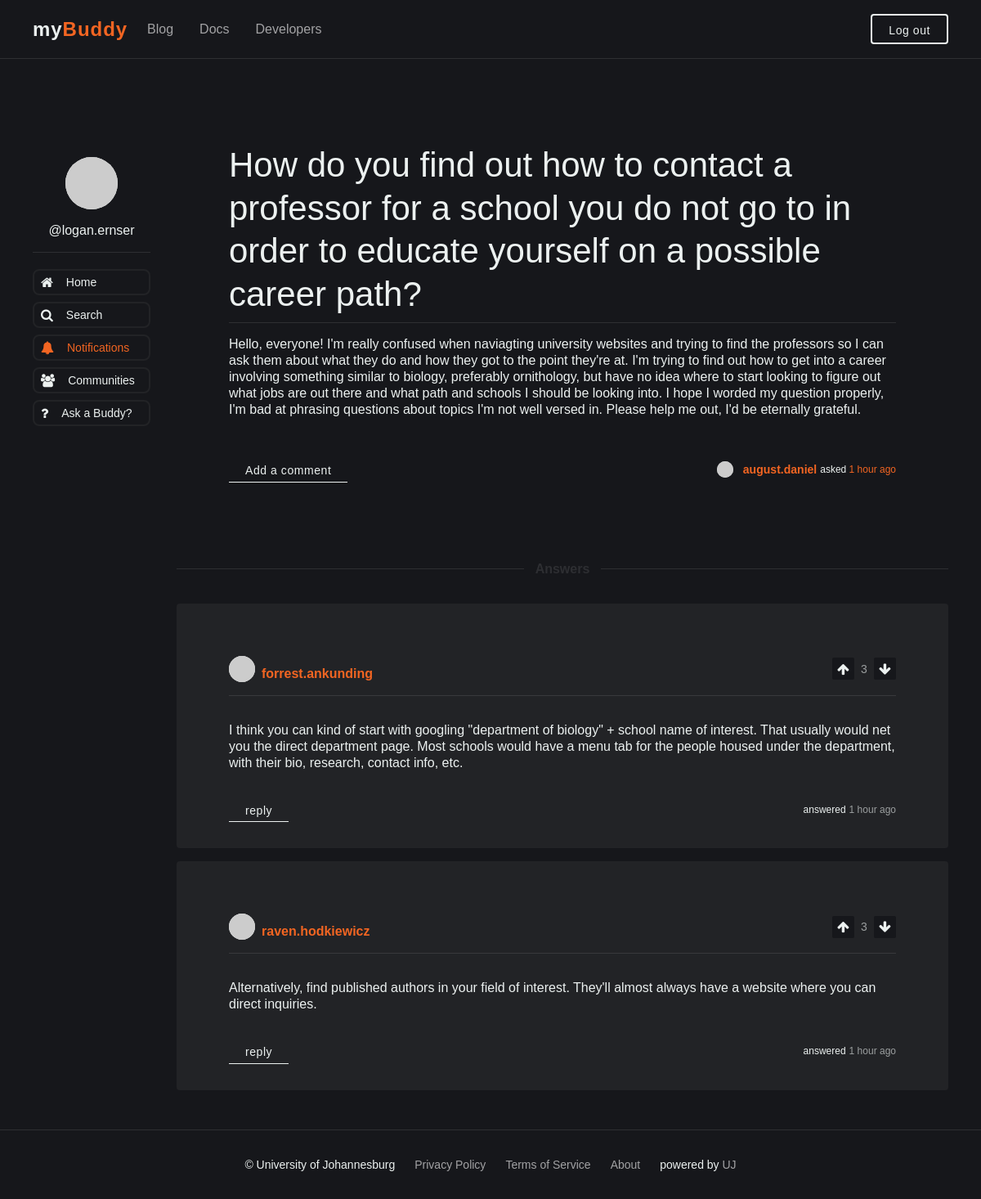
Page /post/question.php?id=15 (signed in) on the committed database.
### tables this page shows
CREATE TABLE `post` (
  `id` bigint(20) NOT NULL,
  `post_title` varchar(255) NOT NULL,
  `post_content` longtext NOT NULL,
  `post_created_date` timestamp NOT NULL DEFAULT current_timestamp(),
  `post_created_by` varchar(255) NOT NULL,
  `post_created_by_id` bigint(20) NOT NULL,
  `post_created_by_avatar` varchar(255) NOT NULL,
  `post_number_of_answers` bigint(20) DEFAULT 0,
  `post_notification_email_status` int(11) DEFAULT 0
);

CREATE TABLE `post_answer` (
  `id` bigint(20) NOT NULL,
  `post_id` bigint(20) NOT NULL,
  `post_answer_content` longtext NOT NULL,
  `post_answer_created_date` timestamp NOT NULL DEFAULT current_timestamp(),
  `post_answer_created_by` varchar(255) NOT NULL,
  `post_answer_created_by_id` varchar(255) NOT NULL,
  `post_answer_created_by_avatar` varchar(255) NOT NULL,
  `post_answer_number_of_votes` bigint(20) DEFAULT 0
);

### core/functions.php (called while the page is built)
<?php
function time_elapsed_string($datetime, $full = false) {
    $now = new DateTime;
    $ago = new DateTime($datetime);
    $diff = $now->diff($ago);
    $diff->w = floor($diff->d / 7);
    $diff->d -= $diff->w * 7;
    $string = array(
        'y' => 'year',
        'm' => 'month',
        'w' => 'week',
        'd' => 'day',
        'h' => 'hour',
        'i' => 'minute',
        's' => 'second',
    );
    foreach ($string as $k => &$v) {
        if ($diff->$k) {
            $v = $diff->$k . ' ' . $v . ($diff->$k > 1 ? 's' : '');
        } else {
            unset($string[$k]);
        }
    }
    if (!$full) $string = array_slice($string, 0, 1);
    return $string ? implode(', ', $string) . ' ago' : 'just now';
}

### post/question.php (the view, shortened to what this page needs)
<?php
    require_once "../core/init.php";
    require_once "../core/functions.php";
    if (isset($_GET['id'])) {
        $id = (string) $_GET['id'];
        $sql = "SELECT * FROM post WHERE id=?";
        $stmt = mysqli_stmt_init($connection);
        if (!mysqli_stmt_prepare($stmt, $sql)) {
            header("Location: " . ROOT_URL . "/dashboard.php?error=sqlerror");
            exit();
        } else {
            mysqli_stmt_bind_param($stmt, "s", $id);
            mysqli_stmt_execute($stmt);
            $result = mysqli_stmt_get_result($stmt);
            $post = mysqli_fetch_assoc($result);
        }
    } else {
        header("Location: " . ROOT_URL . "/dashboard.php");
        exit();
    }
    require_once "../shared/header.php";
?>
    <main class="main-wrapper">
        <section class="section_home">
            <div class="padding-global">
                <div class="container">
                    <?php require_once "../shared/navbar_left.php"?>
                    <div class="content">
                        <div class="question" id="question-<?php echo $post['id']; ?>">
                            <div class="question-content">
                                <div class="question-content-header">
                                    <div class="question-content-title">
                                        <h3 class="text-color-white heading-style-h3"><?php echo $post['post_title']; ?></h3>
                                    </div>
                                    <div class="spacing-block padding-xsmall"></div>
                                    <div class="line-divider"></div>
                                </div>
                                <div class="spacing-block padding-small"></div>
                                <div class="question-content-body">
                                    <p><?php echo $post['post_content']; ?></p>
                                </div>
                                <div class="spacing-block padding-medium"></div>
                                <div class="question-content-footer">
                                    <?php
                                        if (isset($_SESSION['user_id']) && $_SESSION['user_username'] == $post['post_created_by']) {
                                            echo '<button id="add-comment-btn" class="button is-small" onclick="toggleModal(' . "'add-answer'" . ')">Add a comment</button>';
                                            echo '<button id="add-comment-btn" class="button is-small align-left" onclick="toggleModal(' . "'update-post'" . ')">Edit post</button>';
                                        } else if (isset($_SESSION['user_id'])) {
                                            echo '<button id="add-comment-btn" class="button is-small" onclick="toggleModal(' . "'add-answer'" . ')">Add a comment</button>';
                                        } else {
                                            echo '<button id="add-comment-btn" class="button is-small" onclick="toggleModal(' . "'login'" . ')">Add a comment</button>';
                                        }
                                    ?>
                                    <div class="user-card">
                                        <div class="user-card-profile-pic">
                                            <img src="<?php echo $post['post_created_by_avatar']; ?>" loading="lazy" alt>
                                        </div>
                                        <div class="user-card-info">
                                            <div class="user-card-link">
                                                <h3 class="text-weight-bold"><a href="#" class="text-color-uj"><?php echo $post['post_created_by']; ?></a></h3>
                                            </div>
                                        </div>
                                        <time class="user-card-time">
                                            asked
                                            <span class="relative-time text-color-uj"><?php echo time_elapsed_string($post['post_created_date']); ?></span>
                                        </time>
                                    </div>
                                </div>
                            </div>
                        </div>
                        <div class="spacing-block padding-medium"></div>
                        <div class="line-separator-wrapper">
                            <div class="line-divider"></div>
                            <h4 class="line-separator">Answers</h4>
                            <div class="line-divider"></div>
                        </div>
                        <div class="spacing-block padding-medium"></div>
                        <?php
                            $post_id = $_GET['id'];
                            $sql = "SELECT * FROM post_answer WHERE post_id=$post_id ORDER BY post_answer_number_of_votes DESC";
                            $post_answers = mysqli_query($connection, $sql);
                            if (mysqli_num_rows($post_answers) == 0) {
                        ?>
                        <p class="text-align-center text-muted text-size-small">0 answers</p>
                        <div class="spacing-block padding-medium"></div>
                        <div class="spacing-block padding-medium"></div>
                        <?php
                            } else {
                        ?>
                        <ul class="answers">
                            <?php foreach($post_answers as $post_answer) { ?>
                            <li class="answer">
                                <div class="answer-content">
                                    <div class="answer-content-header">
                                        <div class="user-card-info">
                                            <div class="user-card-profile-pic">
                                                <img src="<?php echo $post_answer['post_answer_created_by_avatar']; ?>" loading="lazy" alt>
                                            </div>
                                            <div class="user-card-link">
                                                <h4 class="text-weight-bold"><a href="#" class="text-color-uj"><?php echo $post_answer['post_answer_created_by']; ?></a></h4>
                                            </div>
                                        </div>
                                        <div class="answer-vote">
                                            <?php
                                                if (!isset($_SESSION['user_id'])) {
                                                    $redirect = 'onclick="toggleModal(' . "'login'" . ')"';
                                                } else {
                                                    $redirect = 'href=' . ROOT_URL . '/post/answers/vote.php?id=' . $post_answer['id'] . '&post_id=' . $post_answer['post_id'];
                                                }
                                                $sql = "SELECT * FROM post_answer_vote WHERE post_id=" . $post_answer['id'];
                                                $post_answer_number_of_votes = mysqli_num_rows(mysqli_query($connection, $sql));
                                            ?>
                                            <a id="upvote-btn" <?php echo $redirect . "&vote=up"; ?> class="fa fa-arrow-up voting-button"></a>
                                            <div class="answer-score text-muted text-size-small"><?php echo $post_answer_number_of_votes?></div>
                                            <a id="downvote-btn" <?php echo $redirect . "&vote=down"; ?> class="fa fa-arrow-down voting-button"></a>
                                        </div>
                                    </div>
                                    <div class="spacing-block padding-small"></div>
                                    <div class="line-divider"></div>
                                    <div class="spacing-block padding-medium"></div>
                                    <div class="answer-content-body">
                                        <p><?php echo $post_answer['post_answer_content']; ?></p>
                                    </div>
                                    <div class="spacing-block padding-small"></div>
                                    <div class="answer-content-footer">
                                        <div class="user-card">
                                            answered
                                            <time class="user-card-time text-muted">
                                                <span><?php echo time_elapsed_string($post_answer['post_answer_created_date']); ?></span>
                                            </time>
                                        </div>
                                        <?php
                                        if (isset($_SESSION['user_id'])) {
                                            echo '<button id="add-comment-btn" class="button is-small" onclick="toggleModal(' . "'add-comment'" . ')">reply</button>';
                                        }
                                        ?>
                                    </div>
                                </div>
                            </li>
                            <?php }; ?>
                        </ul>
                        <?php }
                        ?>
                    </div>
            </div>
        </section>
    </main>
    <div class="spacing-block padding-large"></div>
<?php
    require_once "../shared/footer.php";
?>

### public/css/mybuddy.css (style rules this page uses)
* { box-sizing: border-box; margin: 0; padding: 0; text-decoration: none; list-style: none; outline: none; }
html { height: 100%; }
body { min-height: 100%; color: #ecf1f0; background-color: #16171b; min-width: 320px; width: auto !important; width: 320px; font-family: Arial, sans-serif; font-size: 16px; line-height: 20px; }
a { cursor: pointer; color: #a2a2a4; transition: all 300ms; }
img { display: inline-block; max-width: 100%; }
.button { color: #ecf1f0; border: 0.125rem solid #ecf1f0; padding: 0.75rem 1.5rem 0.6rem; border-radius: 0.25rem; font-size: 0.875rem; font-weight: 400; text-align: center; letter-spacing: 0.04em; cursor: pointer; }
.button.is-small { padding: 0.5rem 1.25rem 0.35rem; }
.padding-global { padding-right: 2.5rem; padding-left: 2.5rem; }
.padding-xsmall { padding: 0.5rem; }
.padding-small { padding: 1rem; }
.padding-medium { padding: 2rem; }
.padding-large { padding: 3rem; }
.spacing-block { padding-top: 0rem; padding-left: 0rem; padding-right: 0rem; }
.text-color-white { color: #ecf1f0; }
.text-color-uj { color: #f26522; }
.text-size-small { font-size: 0.875rem; }
.text-weight-bold { font-weight: 700; }
.heading-style-h3 { font-size: 2.625rem; font-weight: 400; line-height: 1.25; }
.line-divider { width: 100%; height: 1px; background-color: hsl(0, 0%, 100%, 0.1); }
.line-separator-wrapper { display: flex; align-items: center; justify-content: center; }
.line-separator { color: hsl(0, 0%, 100%, 0.1); text-align: center; padding: 0rem 0.875rem; background-color: transparent; }

### public/css/dashboard.css (style rules this page uses)
.container { display: grid; grid-template-columns: 18vh auto; column-gap: 2rem; position: relative; margin-top: 2.5rem; }
.fa { max-width: 1.25rem; max-height: 1.25rem; text-align: center; }
.question-content-footer, .post-content-footer { margin-top: 1rem; font-size: 0.85rem; display: flex; align-items: center; justify-content: space-between; }
.user-card { display: flex; gap: 0.25rem; font-size: 0.75rem; align-items: center; }
.user-card-profile-pic { min-width: 1.25rem; width: 1.25rem; height: 1.25rem; border-radius: 50%; margin-right: 0.5rem; background-color: #ecf1f0; }
.user-card-profile-pic img { width: 100%; height: 100%; object-fit: cover; border-radius: 50%; }

### public/css/question.css (style rules this page uses)
.question { border-radius: 0.25rem; }
.question-content { padding: 4rem; }
#add-comment-btn { background-color: transparent; border: 0; border-bottom: 1px solid #ecf1f0; border-radius: 0; }
.answer { background-color: #222326; border-radius: 0.25rem; }
.answer-content { padding: 4rem 4rem 2rem; }
.answers { display: flex; flex-direction: column; gap: 1rem; }
.answer-content-header { display: flex; align-items: center; justify-content: space-between; }
.answer-content-footer { margin-top: 1rem; font-size: 0.85rem; display: flex; align-items: center; flex-direction: row-reverse; justify-content: space-between; }
.text-muted { opacity: 0.6; }
.answer-vote { display: flex; align-items: center; gap: 0.5rem; }
.answer-vote a { background-color: #16171b; border: 0; cursor: pointer; color: #ecf1f0; transition: transform 300ms, color 500ms; padding: 0.85rem; display: flex; align-items: center; justify-content: center; border-radius: 0.125rem; }
.answer-content .user-card-profile-pic { width: 2rem; height: 2rem; }
.answer-content .user-card-info { display: flex; align-items: flex-end; }

### rows in the picture
post: post_title "How do you find out how to contact a professor for a school you do not go to in order to educate yourself on a possible career path?", post_content "Hello, everyone! I'm really confused when naviagting university websites and trying to find the professors so I can ask them about what they do and how they got to the point they're at. I'm trying to find out how to get into a career involving something similar to biology, preferably ornithology, but have no idea where to start looking to figure out what jobs are out there and what path and schools I should be looking into. I hope I worded my question properly, I'm bad at phrasing questions about topics I'm not well versed in. Please help me out, I'd be eternally grateful.", post_created_by "august.daniel", post_created_date "1 hour ago"
post_answer: post_answer_created_by "forrest.ankunding", post_answer_number_of_votes "3", post_answer_content "I think you can kind of start with googling \"department of biology\" + school name of interest. That usually would net you the direct department page. Most schools would have a menu tab for the people housed under the department, with their bio, research, contact info, etc.", post_answer_created_date "1 hour ago"
post_answer: post_answer_created_by "raven.hodkiewicz", post_answer_number_of_votes "3", post_answer_content "Alternatively, find published authors in your field of interest. They'll almost always have a website where you can direct inquiries.", post_answer_created_date "1 hour ago"

### other values in the picture
$user_display_name "@logan.ernser"
